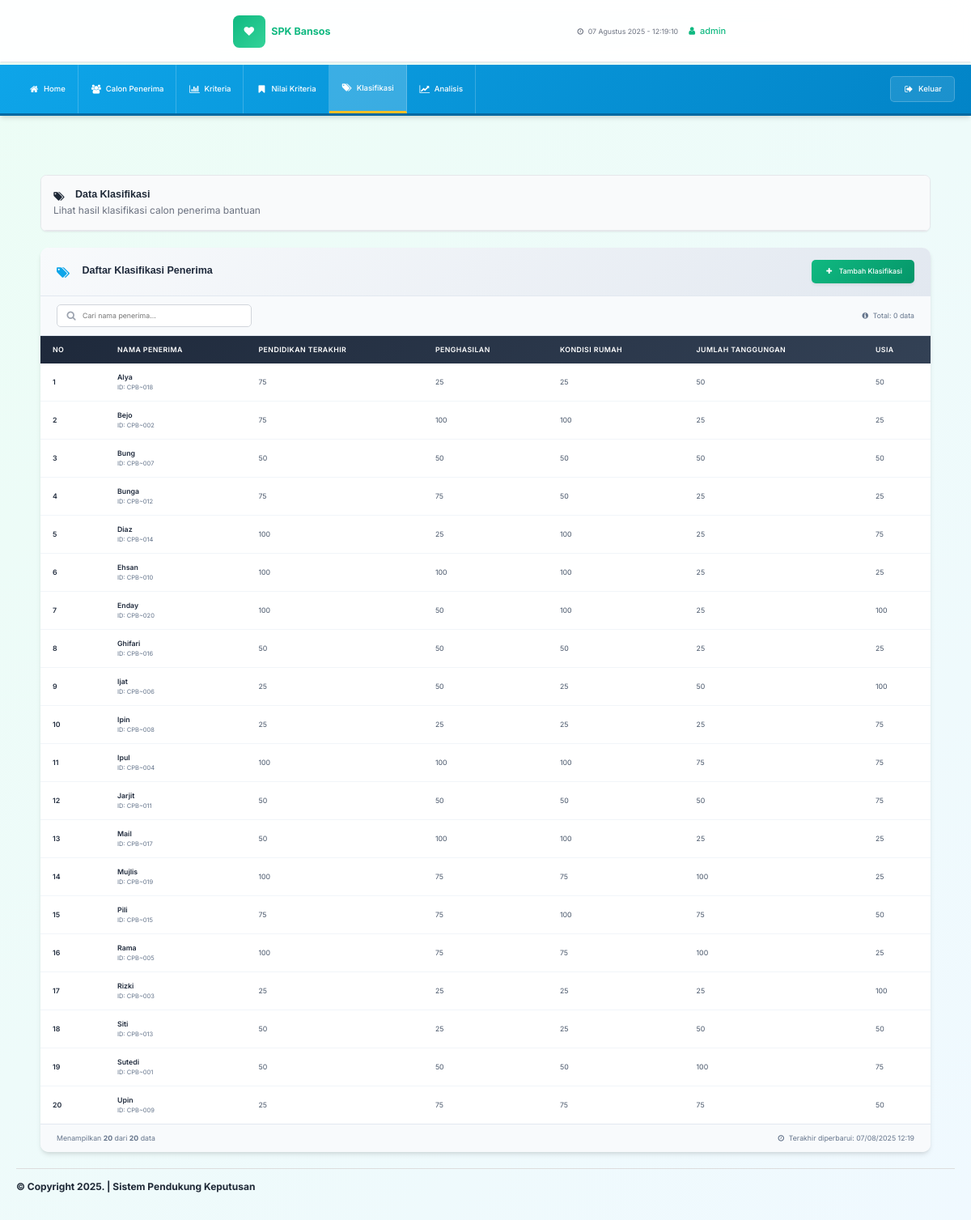
Before: /admin/klasifikasi.php (signed in) with the older database file.
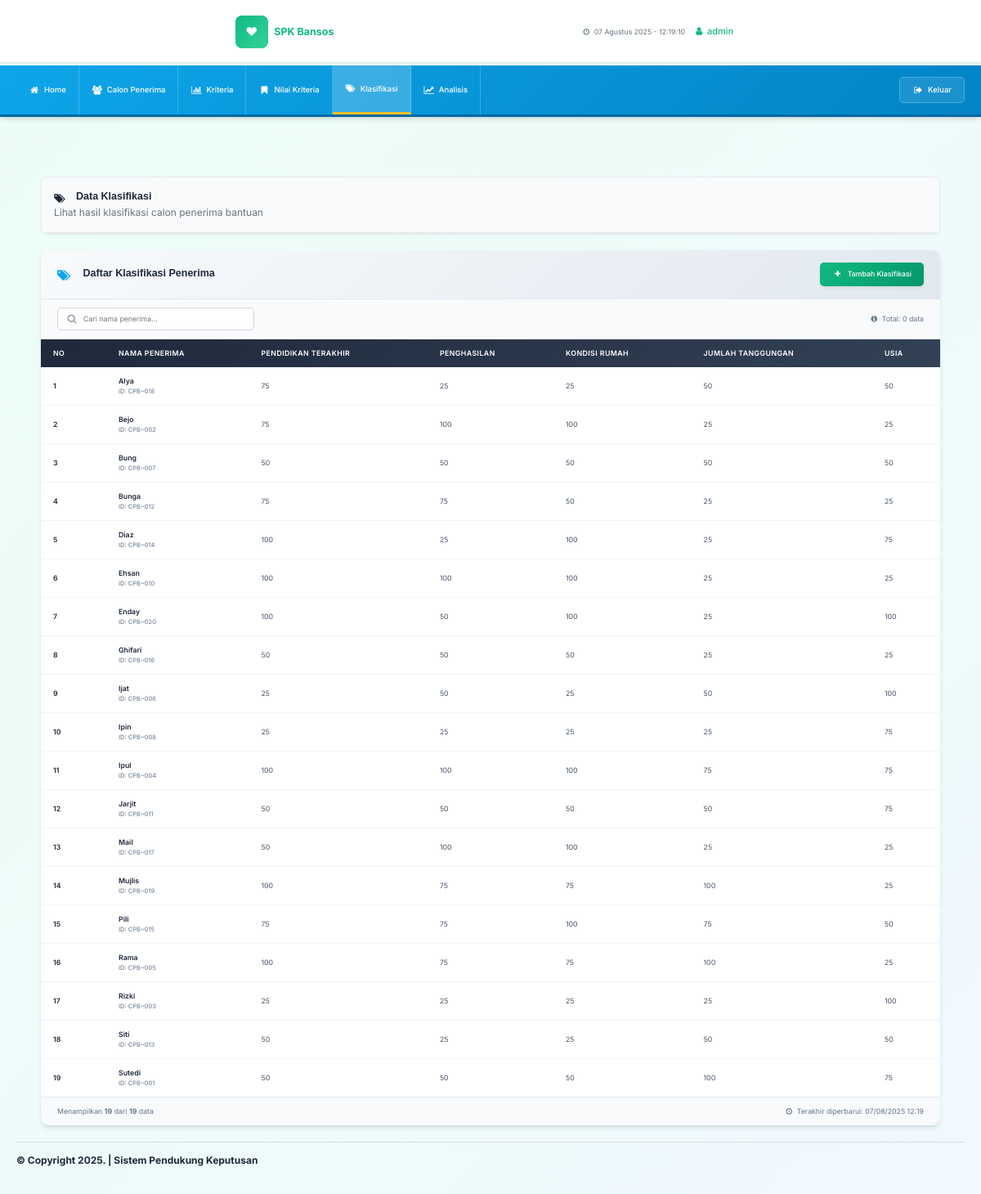
After: the same page with the newer database file.
### tables this page shows
CREATE TABLE `klasifikasi` (
  `id_klasifikasi` int NOT NULL,
  `id_penerima` varchar(10) DEFAULT NULL,
  `jml_tanggungan` double NOT NULL,
  `pend_terakhir` double DEFAULT NULL,
  `penghasilan_ortu` double NOT NULL,
  `kond_rumah` double DEFAULT NULL,
  `usia` double NOT NULL
);

CREATE TABLE `penerima` (
  `id_penerima` varchar(10) NOT NULL,
  `nama_penerima` varchar(100) DEFAULT NULL,
  `asal` text
);

### config/fungsi_indotgl.php (called while the page is built, shortened)
<?php
	function tgl_indo($tgl){
		$tanggal = substr($tgl,8,2);
		$bulan = getBulan(substr($tgl,5,2));
		$tahun = substr($tgl,0,4);
		return $tanggal.' '.$bulan.' '.$tahun;
	}
	function getBulan($bln){
		switch ($bln) {
			case 8:
				return "Agustus";
				break;
		}
	}
?>

### admin/klasifikasi.php (the view, shortened to what this page needs)
<?php
include "head.php";
?>
<?php include "menu.php"; ?>
<div class="container-fluid">
	<div class="card mb-4 fade-in">
		<div class="card-header">
			<h2 class="card-title">
				<i class="fa fa-tags"></i>
				Data Klasifikasi
			</h2>
			<p style="margin: 0; color: #6b7280;">Lihat hasil klasifikasi calon penerima bantuan</p>
		</div>
	</div>
	<div class="modern-table-container fade-in">
		<div class="modern-table-header">
			<h3 class="modern-table-title">
				<i class="fa fa-tags"></i>
				Daftar Klasifikasi Penerima
			</h3>
			<a href="klasifikasi_tambah.php" class="modern-btn">
				<i class="fa fa-plus"></i>
				Tambah Klasifikasi
			</a>
		</div>
		<div class="table-controls">
			<div class="search-box">
				<i class="fa fa-search"></i>
				<input type="text" placeholder="Cari nama penerima..." id="searchInput">
			</div>
			<div style="color: #64748b; font-size: 0.875rem;">
				<i class="fa fa-info-circle"></i>
				Total: <span id="totalRecords">0</span> data
			</div>
		</div>
		<table class="modern-table" id="dataTable">
			<thead>
				<tr>
					<th style="width: 80px;">No</th>
					<th>Nama Penerima</th>
					<th>Pendidikan Terakhir</th>
					<th>Penghasilan</th>
					<th>Kondisi Rumah</th>
					<th>Jumlah Tanggungan</th>
					<th>Usia</th>
				</tr>
			</thead>
			<tbody>
				<?php
				$nomor = 0;
				$hasil = mysqli_query($konek, "select * from klasifikasi, penerima where klasifikasi.id_penerima=penerima.id_penerima ORDER BY nama_penerima ASC");
				$total_records = mysqli_num_rows($hasil);
				if ($total_records > 0) {
					while ($dataku = mysqli_fetch_array($hasil)) {
						$nomor++;
				?>
					<tr>
						<td><?php echo $nomor; ?></td>
						<td>
							<div style="font-weight: 600; color: #1e293b;"><?php echo htmlspecialchars($dataku["nama_penerima"]); ?></div>
							<div style="font-size: 0.75rem; color: #64748b;">ID: <?php echo $dataku["id_penerima"]; ?></div>
						</td>
						<td><?php echo htmlspecialchars($dataku["pend_terakhir"]); ?></td>
						<td><?php echo htmlspecialchars($dataku["penghasilan_ortu"]); ?></td>
						<td><?php echo htmlspecialchars($dataku["kond_rumah"]); ?></td>
						<td><?php echo htmlspecialchars($dataku["jml_tanggungan"]); ?></td>
						<td><?php echo htmlspecialchars($dataku["usia"]); ?></td>
					</tr>
				<?php
					}
				} ?>
			</tbody>
		</table>
		<?php if ($total_records > 0) { ?>
		<div class="pagination-container">
			<div class="pagination-info">
				Menampilkan <strong><?php echo $total_records; ?></strong> dari <strong><?php echo $total_records; ?></strong> data
			</div>
			<div style="color: #64748b; font-size: 0.875rem;">
				<i class="fa fa-clock-o"></i>
				Terakhir diperbarui: <?php echo date("d/m/Y H:i"); ?>
			</div>
		</div>
		<?php } ?>
	</div>
</div>
<?php include "footer.php"; ?>

### admin/head.php (shortened to what this page needs)
<?php
	include "../config/fungsi_indotgl.php";
	$tanggal = tgl_indo(date("Y m d"));
	$jam	 = date("H:i:s");
?>
<!DOCTYPE html>
<html xmlns="http://www.w3.org/1999/xhtml" xml:lang="en" lang="en">
<head>
	<link rel="stylesheet" type="text/css" href="../css/bootstrap.min.css">
	<link rel="stylesheet" type="text/css" href="../css/font-awesome.min.css">
	<link rel="stylesheet" type="text/css" href="../css/modern-styles.css">
	<link rel="stylesheet" type="text/css" href="../css/brain-theme.css">
	<link rel="stylesheet" type="text/css" href="../css/styles.css">
	<link rel="stylesheet" type="text/css" href="../css/modern-table.css">
	<link rel="stylesheet" href="https://cdnjs.cloudflare.com/ajax/libs/font-awesome/4.7.0/css/font-awesome.min.css">
</head>
<body style="background: linear-gradient(135deg, #ecfdf5 0%, #f0f9ff 100%); min-height: 100vh;">
	<nav class="navbar" style="position: fixed; top: 0; left: 0; right: 0; z-index: 1000;">
		<div class="container-fluid" style="display: flex; justify-content: space-between; align-items: center; padding: 0 2rem;">
			<div class="navbar-brand" style="display: flex; align-items: center; gap: 0.75rem;">
				<div style="width: 40px; height: 40px; background: linear-gradient(135deg, #10b981, #34d399); border-radius: 0.75rem; display: flex; align-items: center; justify-content: center;">
					<i class="fa fa-heart" style="color: white; font-size: 1.25rem;"></i>
				</div>
				<span style="font-weight: 700; color: #10b981; font-size: 1.25rem;">SPK Bansos</span>
			</div>
			<div style="display: flex; align-items: center; gap: 1rem;">
				<span style="color: #6b7280; font-size: 0.875rem;">
					<i class="fa fa-clock-o"></i> <?php echo $tanggal . " - " . $jam; ?>
				</span>
				<span style="color: #10b981; font-weight: 500;">
					<i class="fa fa-user"></i> <?php echo $_SESSION['nama']; ?>
				</span>
			</div>
		</div>
	</nav>
	<div style="margin-top: 80px; padding: 2rem;">

### admin/menu.php (shortened to what this page needs)
<nav style="
    background: linear-gradient(135deg, #0ea5e9 0%, #0284c7 100%);
    box-shadow: 0 4px 6px -1px rgba(0, 0, 0, 0.1), 0 2px 4px -1px rgba(0, 0, 0, 0.06);
    position: fixed;
    top: 80px;
    left: 0;
    right: 0;
    z-index: 999;
    border-bottom: 3px solid #0369a1;
">
    <div style="
        max-width: 1200px;
        margin: 0 auto;
        display: flex;
        align-items: center;
        justify-content: space-between;
        padding: 0 2rem;
        height: 60px;
    ">
        <div style="
            display: flex;
            align-items: center;
            gap: 0;
        ">
            <a href="index.php" style="
                display: flex;
                align-items: center;
                gap: 0.5rem;
                padding: 1rem 1.5rem;
                color: white;
                text-decoration: none;
                font-weight: 500;
                font-size: 0.95rem;
                transition: all 0.3s ease;
                border-right: 1px solid rgba(255, 255, 255, 0.2);
                height: 60px;
                box-sizing: border-box;
            " onmouseover="this.style.background='rgba(255, 255, 255, 0.1)'; this.style.transform='translateY(-2px)'"
               onmouseout="this.style.background='transparent'; this.style.transform='translateY(0)'">
                <i class="fa fa-home" style="font-size: 1.1rem;"></i>
                <span>Home</span>
            </a>
            <a href="calon_penerima.php" style="
                display: flex;
                align-items: center;
                gap: 0.5rem;
                padding: 1rem 1.5rem;
                color: white;
                text-decoration: none;
                font-weight: 500;
                font-size: 0.95rem;
                transition: all 0.3s ease;
                border-right: 1px solid rgba(255, 255, 255, 0.2);
                height: 60px;
                box-sizing: border-box;
            " onmouseover="this.style.background='rgba(255, 255, 255, 0.1)'; this.style.transform='translateY(-2px)'"
               onmouseout="this.style.background='transparent'; this.style.transform='translateY(0)'">
                <i class="fa fa-users" style="font-size: 1.1rem;"></i>
                <span>Calon Penerima</span>
            </a>
            <a href="kriteria.php" style="
                display: flex;
                align-items: center;
                gap: 0.5rem;
                padding: 1rem 1.5rem;
                color: white;
                text-decoration: none;
                font-weight: 500;
                font-size: 0.95rem;
                transition: all 0.3s ease;
                border-right: 1px solid rgba(255, 255, 255, 0.2);
                height: 60px;
                box-sizing: border-box;
            " onmouseover="this.style.background='rgba(255, 255, 255, 0.1)'; this.style.transform='translateY(-2px)'"
               onmouseout="this.style.background='transparent'; this.style.transform='translateY(0)'">
                <i class="fa fa-bar-chart" style="font-size: 1.1rem;"></i>
                <span>Kriteria</span>
            </a>
            <a href="himpunan.php" style="
                display: flex;
                align-items: center;
                gap: 0.5rem;
                padding: 1rem 1.5rem;
                color: white;
                text-decoration: none;
                font-weight: 500;
                font-size: 0.95rem;
                transition: all 0.3s ease;
                border-right: 1px solid rgba(255, 255, 255, 0.2);
                height: 60px;
                box-sizing: border-box;
            " onmouseover="this.style.background='rgba(255, 255, 255, 0.1)'; this.style.transform='translateY(-2px)'"
               onmouseout="this.style.background='transparent'; this.style.transform='translateY(0)'">
                <i class="fa fa-bookmark" style="font-size: 1.1rem;"></i>
                <span>Nilai Kriteria</span>
            </a>
            <a href="klasifikasi.php" style="
                display: flex;
                align-items: center;
                gap: 0.5rem;
                padding: 1rem 1.5rem;
                color: white;
                text-decoration: none;
                font-weight: 500;
                font-size: 0.95rem;
                transition: all 0.3s ease;
                border-right: 1px solid rgba(255, 255, 255, 0.2);
                height: 60px;
                box-sizing: border-box;
            " onmouseover="this.style.background='rgba(255, 255, 255, 0.1)'; this.style.transform='translateY(-2px)'"
               onmouseout="this.style.background='transparent'; this.style.transform='translateY(0)'">
                <i class="fa fa-tags" style="font-size: 1.1rem;"></i>
                <span>Klasifikasi</span>
            </a>
            <a href="analisa.php" style="
                display: flex;
                align-items: center;
                gap: 0.5rem;
                padding: 1rem 1.5rem;
                color: white;
                text-decoration: none;
                font-weight: 500;
                font-size: 0.95rem;
                transition: all 0.3s ease;
                border-right: 1px solid rgba(255, 255, 255, 0.2);
                height: 60px;
                box-sizing: border-box;
            " onmouseover="this.style.background='rgba(255, 255, 255, 0.1)'; this.style.transform='translateY(-2px)'"
               onmouseout="this.style.background='transparent'; this.style.transform='translateY(0)'">
                <i class="fa fa-line-chart" style="font-size: 1.1rem;"></i>
                <span>Analisis</span>
            </a>
        </div>
        <div>
            <a href="../index.php" style="
                display: flex;
                align-items: center;
                gap: 0.5rem;
                padding: 0.75rem 1.5rem;
                color: white;
                text-decoration: none;
                font-weight: 500;
                font-size: 0.95rem;
                background: rgba(255, 255, 255, 0.1);
                border-radius: 0.5rem;
                transition: all 0.3s ease;
                border: 1px solid rgba(255, 255, 255, 0.2);
            " onmouseover="this.style.background='rgba(255, 255, 255, 0.2)'; this.style.transform='translateY(-2px)'"
               onmouseout="this.style.background='rgba(255, 255, 255, 0.1)'; this.style.transform='translateY(0)'">
                <i class="fa fa-sign-out" style="font-size: 1.1rem;"></i>
                <span>Keluar</span>
            </a>
        </div>
    </div>
</nav>
<div style="height: 60px; margin-bottom: 2rem;"></div>

### admin/footer.php (shortened to what this page needs)
<div class="footer">
		<b>&copy; Copyright <?php echo date("Y") ?>. | Sistem Pendukung Keputusan</b>
			</div>
		</div>
</body>
</html>

### css/modern-styles.css (style rules this page uses)
:root { --primary-color: #10b981; --primary-dark: #059669; --primary-light: #34d399; --secondary-color: #3b82f6; --accent-color: #f59e0b; --success-color: #10b981; --warning-color: #f59e0b; --error-color: #ef4444; --text-primary: #1f2937; --text-secondary: #6b7280; --text-light: #9ca3af; --bg-primary: #ffffff; --bg-secondary: #f9fafb; --bg-tertiary: #f3f4f6; --border-color: #e5e7eb; --shadow-sm: 0 1px 2px 0 rgba(0, 0, 0, 0.05); --shadow-md: 0 4px 6px -1px rgba(0, 0, 0, 0.1), 0 2px 4px -1px rgba(0, 0, 0, 0.06); --shadow-lg: 0 10px 15px -3px rgba(0, 0, 0, 0.1), 0 4px 6px -2px rgba(0, 0, 0, 0.05); --shadow-xl: 0 20px 25px -5px rgba(0, 0, 0, 0.1), 0 10px 10px -5px rgba(0, 0, 0, 0.04); --radius-sm: 0.375rem; --radius-md: 0.5rem; --radius-lg: 0.75rem; --radius-xl: 1rem; }
* { box-sizing: border-box; }
body { font-family: 'Inter', -apple-system, BlinkMacSystemFont, 'Segoe UI', Roboto, sans-serif; background: linear-gradient(135deg, #ecfdf5 0%, #f0f9ff 100%); color: var(--text-primary); line-height: 1.6; font-size: 14px; min-height: 100vh; margin: 0; padding: 0; }
.navbar { background: rgba(255, 255, 255, 0.95); backdrop-filter: blur(10px); border-bottom: 1px solid var(--border-color); box-shadow: var(--shadow-sm); padding: 1rem 0; }
.navbar-brand { font-weight: 700; font-size: 1.25rem; color: var(--primary-color); text-decoration: none; }
.card { background: var(--bg-primary); border: 1px solid var(--border-color); border-radius: var(--radius-lg); box-shadow: var(--shadow-sm); transition: all 0.2s ease; overflow: hidden; }
.card-header { padding: 1.5rem; border-bottom: 1px solid var(--border-color); background: var(--bg-secondary); }
.card-title { font-size: 1.25rem; font-weight: 600; color: var(--text-primary); margin: 0; display: flex; align-items: center; gap: 0.5rem; }
.fade-in { animation: fadeIn 0.5s ease-out; }
.navbar-brand { display: flex; align-items: center; gap: 1rem; flex-shrink: 0; }

### css/brain-theme.css (style rules this page uses)
html { height: 100%; }
body { background: url(../images/interface/background.png) repeat; font-size: 12px; min-height: 100%; position: relative; padding-top: 36px; }
a { cursor: pointer; }
h2, .h2 { font-size: 22px; }
h3, .h3 { font-size: 20px; }
h2 .fa, .h2 .fa { margin: 5px 8px 0 0; float: left; }
h3 .fa, .h3 .fa { margin: 3px 8px 0 0; float: left; }
.container-fluid { padding: 0 30px; }
.navbar { margin-bottom: 0; border-radius: 0; min-height: 36px; font-size: 11px; }
.navbar-brand { padding: 8px 0 7px 0; margin-right: 20px; height: auto; }
input[type=text], input[type=password], textarea { -webkit-appearance: none; }

### css/styles.css (style rules this page uses)
@media (min-width: 768px) { a, .btn, .caret, .close, .sidebar, .select2-choice abbr, .select2-highlighted, .ui-slider-range, .ui-datepicker-trigger, .ui-timepicker-list li, .checker span:after, .checker span, .navbar-toggle, .thumb-options, .select2-arrow b, .thumb-zoom img, .fc-button, .page-content { -webkit-transition: all 0.15s ease-in-out; -moz-transition: all 0.15s ease-in-out; -o-transition: all 0.15s ease-in-out; transition: all 0.15s ease-in-out; } }
.fa { position: relative; font-size: 14px; min-width: 14px; text-align: center; }
h1, h2, h3, h4, h5, h6, .navigation > li > a, .stats li span { font-family: 'Cuprum', sans-serif; font-weight: normal; }
.table-controls { text-align: center; }
.footer { padding: 12px 0; border-top: 1px solid #ddd; }

Changed rows visible on the page:
removed klasifikasi: id_penerima.nama_penerima "Upin", id_penerima.id_penerima "CPB~009", pend_terakhir "25", penghasilan_ortu "75", kond_rumah "75", jml_tanggungan "75", usia "50"
Other visible differences:
$total_records: "20" → "19"
